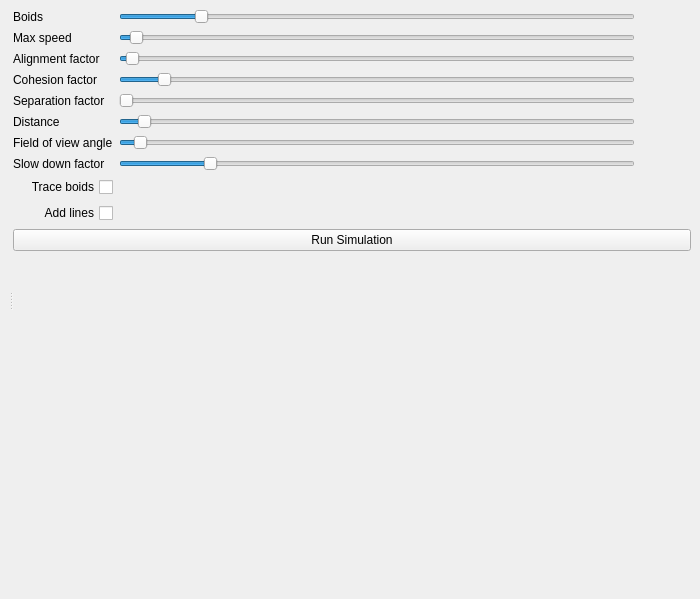
<?xml version="1.0" encoding="UTF-8"?>
<ui version="4.0">
 <class>MainWindow</class>
 <widget class="QMainWindow" name="MainWindow">
  <property name="geometry">
   <rect>
    <x>0</x>
    <y>0</y>
    <width>700</width>
    <height>599</height>
   </rect>
  </property>
  <property name="windowTitle">
   <string>MainWindow</string>
  </property>
  <widget class="QWidget" name="centralwidget">
   <layout class="QGridLayout" name="gridLayout">
    <item row="0" column="0">
     <widget class="QSplitter" name="splitter">
      <property name="orientation">
       <enum>Qt::Horizontal</enum>
      </property>
      <widget class="QWidget" name="horizontalLayoutWidget">
       <layout class="QHBoxLayout" name="mainFrame"/>
      </widget>
      <widget class="QWidget" name="horizontalLayoutWidget_2">
       <layout class="QHBoxLayout" name="horizontalLayout_3">
        <item>
         <layout class="QGridLayout" name="gridLayout_2">
          <item row="11" column="1">
           <spacer name="verticalSpacer">
            <property name="orientation">
             <enum>Qt::Vertical</enum>
            </property>
            <property name="sizeHint" stdset="0">
             <size>
              <width>20</width>
              <height>40</height>
             </size>
            </property>
           </spacer>
          </item>
          <item row="5" column="0">
           <widget class="QLabel" name="label_6">
            <property name="text">
             <string>Distance </string>
            </property>
           </widget>
          </item>
          <item row="2" column="1">
           <widget class="QSlider" name="alignment">
            <property name="maximum">
             <number>250</number>
            </property>
            <property name="singleStep">
             <number>1</number>
            </property>
            <property name="value">
             <number>3</number>
            </property>
            <property name="orientation">
             <enum>Qt::Horizontal</enum>
            </property>
           </widget>
          </item>
          <item row="7" column="0">
           <widget class="QLabel" name="label_7">
            <property name="text">
             <string>Slow down factor</string>
            </property>
           </widget>
          </item>
          <item row="0" column="1">
           <widget class="QSlider" name="boids">
            <property name="minimumSize">
             <size>
              <width>250</width>
              <height>0</height>
             </size>
            </property>
            <property name="maximum">
             <number>500</number>
            </property>
            <property name="value">
             <number>75</number>
            </property>
            <property name="orientation">
             <enum>Qt::Horizontal</enum>
            </property>
           </widget>
          </item>
          <item row="4" column="1">
           <widget class="QSlider" name="separation">
            <property name="maximum">
             <number>1000</number>
            </property>
            <property name="singleStep">
             <number>1</number>
            </property>
            <property name="pageStep">
             <number>550</number>
            </property>
            <property name="value">
             <number>0</number>
            </property>
            <property name="orientation">
             <enum>Qt::Horizontal</enum>
            </property>
           </widget>
          </item>
          <item row="3" column="1">
           <widget class="QSlider" name="cohesion">
            <property name="maximum">
             <number>250</number>
            </property>
            <property name="singleStep">
             <number>1</number>
            </property>
            <property name="value">
             <number>19</number>
            </property>
            <property name="orientation">
             <enum>Qt::Horizontal</enum>
            </property>
           </widget>
          </item>
          <item row="10" column="0" colspan="3">
           <widget class="QPushButton" name="run_simulation">
            <property name="text">
             <string>Run Simulation</string>
            </property>
           </widget>
          </item>
          <item row="0" column="2">
           <widget class="QLabel" name="boid_cnt">
            <property name="minimumSize">
             <size>
              <width>50</width>
              <height>0</height>
             </size>
            </property>
            <property name="text">
             <string/>
            </property>
           </widget>
          </item>
          <item row="1" column="1">
           <widget class="QSlider" name="max_speed">
            <property name="maximum">
             <number>500</number>
            </property>
            <property name="singleStep">
             <number>1</number>
            </property>
            <property name="value">
             <number>10</number>
            </property>
            <property name="orientation">
             <enum>Qt::Horizontal</enum>
            </property>
           </widget>
          </item>
          <item row="1" column="2">
           <widget class="QLabel" name="max_speed_factor">
            <property name="text">
             <string/>
            </property>
           </widget>
          </item>
          <item row="4" column="2">
           <widget class="QLabel" name="separation_factor">
            <property name="text">
             <string/>
            </property>
           </widget>
          </item>
          <item row="4" column="0">
           <widget class="QLabel" name="label_5">
            <property name="text">
             <string>Separation factor</string>
            </property>
           </widget>
          </item>
          <item row="2" column="2">
           <widget class="QLabel" name="alignment_factor">
            <property name="text">
             <string/>
            </property>
           </widget>
          </item>
          <item row="1" column="0">
           <widget class="QLabel" name="label_2">
            <property name="text">
             <string>Max speed</string>
            </property>
           </widget>
          </item>
          <item row="7" column="2">
           <widget class="QLabel" name="slow_down_factor">
            <property name="text">
             <string/>
            </property>
           </widget>
          </item>
          <item row="2" column="0">
           <widget class="QLabel" name="label_3">
            <property name="text">
             <string>Alignment factor</string>
            </property>
           </widget>
          </item>
          <item row="3" column="2">
           <widget class="QLabel" name="cohesion_factor">
            <property name="text">
             <string/>
            </property>
           </widget>
          </item>
          <item row="0" column="0">
           <widget class="QLabel" name="label">
            <property name="text">
             <string>Boids</string>
            </property>
           </widget>
          </item>
          <item row="5" column="1">
           <widget class="QSlider" name="distance">
            <property name="maximum">
             <number>1000</number>
            </property>
            <property name="singleStep">
             <number>1</number>
            </property>
            <property name="value">
             <number>35</number>
            </property>
            <property name="orientation">
             <enum>Qt::Horizontal</enum>
            </property>
           </widget>
          </item>
          <item row="3" column="0">
           <widget class="QLabel" name="label_4">
            <property name="text">
             <string>Cohesion factor</string>
            </property>
           </widget>
          </item>
          <item row="7" column="1">
           <widget class="QSlider" name="slow_down">
            <property name="minimum">
             <number>10</number>
            </property>
            <property name="maximum">
             <number>100</number>
            </property>
            <property name="singleStep">
             <number>1</number>
            </property>
            <property name="value">
             <number>25</number>
            </property>
            <property name="sliderPosition">
             <number>25</number>
            </property>
            <property name="orientation">
             <enum>Qt::Horizontal</enum>
            </property>
           </widget>
          </item>
          <item row="6" column="0">
           <widget class="QLabel" name="label_8">
            <property name="text">
             <string>Field of view angle</string>
            </property>
           </widget>
          </item>
          <item row="6" column="1">
           <widget class="QSlider" name="field_of_view_angle">
            <property name="maximum">
             <number>360</number>
            </property>
            <property name="singleStep">
             <number>1</number>
            </property>
            <property name="value">
             <number>10</number>
            </property>
            <property name="orientation">
             <enum>Qt::Horizontal</enum>
            </property>
           </widget>
          </item>
          <item row="6" column="2">
           <widget class="QLabel" name="field_of_view_angle_factor">
            <property name="text">
             <string/>
            </property>
           </widget>
          </item>
          <item row="5" column="2">
           <widget class="QLabel" name="distance_factor">
            <property name="text">
             <string/>
            </property>
           </widget>
          </item>
          <item row="8" column="0">
           <widget class="QCheckBox" name="trace_boids">
            <property name="layoutDirection">
             <enum>Qt::RightToLeft</enum>
            </property>
            <property name="text">
             <string>Trace boids</string>
            </property>
           </widget>
          </item>
          <item row="9" column="0">
           <widget class="QCheckBox" name="add_lines">
            <property name="layoutDirection">
             <enum>Qt::RightToLeft</enum>
            </property>
            <property name="text">
             <string>Add lines</string>
            </property>
           </widget>
          </item>
         </layout>
        </item>
       </layout>
      </widget>
     </widget>
    </item>
   </layout>
  </widget>
 </widget>
 <resources/>
 <connections/>
</ui>
